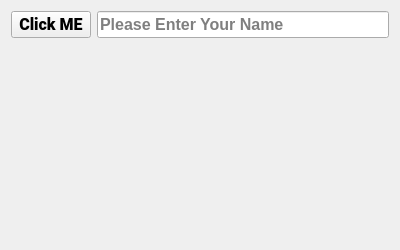
<?xml version="1.0" encoding="UTF-8"?>
<ui version="4.0">
 <class>Form</class>
 <widget class="QWidget" name="Form">
  <property name="geometry">
   <rect>
    <x>0</x>
    <y>0</y>
    <width>400</width>
    <height>250</height>
   </rect>
  </property>
  <property name="windowTitle">
   <string>Qt Designer Application</string>
  </property>
  <layout class="QVBoxLayout" name="verticalLayout">
   <item>
    <layout class="QHBoxLayout" name="horizontalLayout">
     <item>
      <widget class="QPushButton" name="btn_click">
       <property name="font">
        <font>
         <family>Roboto Black</family>
         <pointsize>12</pointsize>
         <bold>true</bold>
        </font>
       </property>
       <property name="text">
        <string>Click ME</string>
       </property>
      </widget>
     </item>
     <item>
      <widget class="QLineEdit" name="lineEdit">
       <property name="font">
        <font>
         <family>Arial</family>
         <pointsize>12</pointsize>
         <bold>true</bold>
        </font>
       </property>
       <property name="placeholderText">
        <string>Please Enter Your Name</string>
       </property>
      </widget>
     </item>
    </layout>
   </item>
   <item>
    <widget class="QLabel" name="label">
     <property name="font">
      <font>
       <family>Barlow Condensed SemiBold</family>
       <pointsize>14</pointsize>
       <bold>true</bold>
      </font>
     </property>
     <property name="styleSheet">
      <string notr="true">QLabel{
color: red


}</string>
     </property>
     <property name="text">
      <string/>
     </property>
    </widget>
   </item>
  </layout>
 </widget>
 <resources/>
 <connections/>
</ui>
